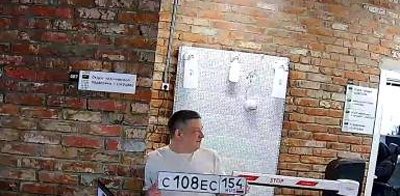
#> input picture tests/fixtures/plate_crop.jpg, 400 x 196 px
$ python -i plate_finder.py   (imports and definitions only)   (older library calls are emulated)
#> lines starting #> are read from the running program, lines starting #| are printed output that depends on the picture
#> further down, picture is the input picture: shape (196, 400, 3); mean B, G, R 112.8, 121, 137.3
### services/preprocess.py
from __future__ import annotations


# [37 lines left out: functions pad_box, clahe_bgr, not called in this run]


def clahe_gray(gray):
    """CLAHE на сером канале — только для поиска рамки, не для OCR."""
    import cv2

    clahe = cv2.createCLAHE(clipLimit=2.5, tileGridSize=(8, 8))
    return clahe.apply(gray)


def gray_plate_masks(gray, blur):
    """Ч/б-маски для детекции рамки: Otsu, CLAHE+порог, градиенты."""
    import cv2

    enhanced = clahe_gray(blur)
    _, otsu = cv2.threshold(enhanced, 0, 255, cv2.THRESH_BINARY + cv2.THRESH_OTSU)
    _, otsu_inv = cv2.threshold(enhanced, 0, 255, cv2.THRESH_BINARY_INV + cv2.THRESH_OTSU)
    masks = [otsu, otsu_inv]

    local = cv2.adaptiveThreshold(
        enhanced, 255, cv2.ADAPTIVE_THRESH_GAUSSIAN_C, cv2.THRESH_BINARY, 21, -5
    )
    masks.append(local)
    masks.append(cv2.threshold(blur, 155, 255, cv2.THRESH_BINARY)[1])

    grad_y = cv2.Sobel(enhanced, cv2.CV_16S, 0, 1, ksize=3)
    grad_y = cv2.convertScaleAbs(grad_y)
    _, gy_mask = cv2.threshold(grad_y, 30, 255, cv2.THRESH_BINARY)
    masks.append(gy_mask)

    masks.append(cv2.Canny(enhanced, 40, 120))
    return masks


# [6 lines left out: function sharpen, not called in this run]


def upscale_min_height(frame, min_height: int = 96):
    import cv2

    height, width = frame.shape[:2]
    if height >= min_height:
        return frame
    scale = min_height / height
    return cv2.resize(
        frame,
        (max(1, int(width * scale)), min_height),
        interpolation=cv2.INTER_CUBIC,
    )


def add_ocr_border(
    crop,
    *,
    left: int = 14,
    right: int = 6,
    top: int = 4,
    bottom: int = 4,
):
    """Небольшой отступ вокруг кропа — первая буква не обрезается на краю кадра OCR."""
    import cv2

    if crop is None or crop.size == 0:
        return crop
    if left <= 0 and right <= 0 and top <= 0 and bottom <= 0:
        return crop
    return cv2.copyMakeBorder(
        crop,
        top,
        bottom,
        left,
        right,
        cv2.BORDER_REPLICATE,
    )


def prepare_plate_crop(crop, min_width: int = 480, min_height: int = 100):
    """Увеличить мелкий кроп перед OCR."""
    import cv2

    if crop is None or crop.size == 0:
        return crop
    scaled = upscale_min_height(crop, min_height)
    height, width = scaled.shape[:2]
    if width < min_width:
        scale = min_width / max(1, width)
        scaled = cv2.resize(
            scaled,
            (min_width, max(1, int(height * scale))),
            interpolation=cv2.INTER_CUBIC,
        )
    return add_ocr_border(scaled)


def _order_quad_points(points):
    """Упорядочить 4 угла: tl, tr, br, bl (Nomeroff: выравнивание перспективы)."""
    import numpy as np

    pts = np.array(points, dtype=np.float32).reshape(4, 2)
    s = pts.sum(axis=1)
    diff = np.diff(pts, axis=1).reshape(-1)
    tl = pts[np.argmin(s)]
    br = pts[np.argmax(s)]
    tr = pts[np.argmin(diff)]
    bl = pts[np.argmax(diff)]
    return np.array([tl, tr, br, bl], dtype=np.float32)


def warp_quad_plate(frame, contour, target_ratio: float = 4.6):
    """Перспективное выравнивание четырёхугольника номера перед OCR."""
    import cv2
    import numpy as np

    if frame is None or frame.size == 0 or contour is None:
        return None

    peri = cv2.arcLength(contour, True)
    approx = cv2.approxPolyDP(contour, 0.04 * peri, True)
    if len(approx) == 4:
        src = _order_quad_points(approx.reshape(4, 2))
    else:
        rect = cv2.minAreaRect(contour)
        src = _order_quad_points(cv2.boxPoints(rect))

    width_a = np.linalg.norm(src[0] - src[1])
    width_b = np.linalg.norm(src[2] - src[3])
    height_a = np.linalg.norm(src[0] - src[3])
    height_b = np.linalg.norm(src[1] - src[2])
    max_w = max(width_a, width_b)
    max_h = max(height_a, height_b)
    if max_w < 12 or max_h < 6:
        return None

    if max_w / max(max_h, 1) < target_ratio * 0.55:
        max_w, max_h = max_h, max_w
        src = np.array([src[0], src[3], src[2], src[1]], dtype=np.float32)

    # Чуть расширить левый край — перспектива иначе срезает первый символ.
    expand = max(2.0, max_w * 0.07)
    left_vec_top = src[0] - src[1]
    left_vec_bot = src[3] - src[2]
    for vec, idx in ((left_vec_top, 0), (left_vec_bot, 3)):
        norm = float(np.linalg.norm(vec))
        if norm > 1e-3:
            src[idx] = src[idx] + (vec / norm) * expand

    out_w = max(120, int(max_w))
    out_h = max(26, int(out_w / target_ratio))
    dst = np.array([[0, 0], [out_w - 1, 0], [out_w - 1, out_h - 1], [0, out_h - 1]], dtype=np.float32)
    matrix = cv2.getPerspectiveTransform(src, dst)
    warped = cv2.warpPerspective(frame, matrix, (out_w, out_h))
    if warped.size == 0:
        return None
    return warped


# [11 lines left out: function ocr_variants, not called in this run]

### services/plate_finder.py
from __future__ import annotations

from services.preprocess import gray_plate_masks, prepare_plate_crop, warp_quad_plate

# Приоритетные зоны поиска: верхний центр (камера над воротами), центр, весь кадр.
_SEARCH_REGIONS = (
    (0.10, 0.55, 0.22, 0.78),  # верхний центр — номер на стенде / шлагбауме
    (0.18, 0.82, 0.15, 0.85),  # центральная полоса
    (0.00, 1.00, 0.00, 1.00),  # весь кадр
)
# Узкие окна под типичный размер ГРЗ в кадре (руки / стенд).
_PRESET_PLATE_WINDOWS = (
    (0.20, 0.36, 0.38, 0.68),  # верхний центр — номер на стенде
    (0.45, 0.62, 0.30, 0.66),  # центр — номер в руках
    (0.48, 0.58, 0.34, 0.60),  # ещё уже
)
# Когда кадр уже обрезан по ROI — ищем по всей зоне и её подокнам.
_ROI_SEARCH_REGIONS = ((0.00, 1.00, 0.00, 1.00),)
_ROI_PRESET_PLATE_WINDOWS = (
    (0.00, 0.38, 0.08, 0.92),  # верх ROI — номер на стенде
    (0.05, 0.50, 0.15, 0.85),  # верх ROI — шире
    (0.00, 1.00, 0.00, 1.00),  # вся ROI
    (0.35, 0.95, 0.20, 0.80),  # низ ROI — номер в руках
)


def find_plate_crops(frame, max_crops: int = 4, *, roi_limited: bool = False) -> list:
    """Поиск ГРЗ: маски (Nomeroff) → контуры → перспектива → кроп для OCR."""
#> called with max_crops = 4, roi_limited = False
    import cv2

    if frame is None or frame.size == 0:
        return []

    height, width = frame.shape[:2]
#> height = 196; width = 400
    candidates: list[tuple[float, tuple[int, int, int, int], object | None]] = []
    search_regions = _ROI_SEARCH_REGIONS if roi_limited else _SEARCH_REGIONS
    preset_windows = _ROI_PRESET_PLATE_WINDOWS if roi_limited else _PRESET_PLATE_WINDOWS

    for y0, y1, x0, x1 in search_regions:
        roi_y1, roi_y2 = int(height * y0), int(height * y1)
        roi_x1, roi_x2 = int(width * x0), int(width * x1)
        roi = frame[roi_y1:roi_y2, roi_x1:roi_x2]
        if roi.size == 0:
            continue
        zone_bias = _zone_bias(y0, y1, x0, x1)
        for score, box, contour in _find_in_roi(roi, zone_bias):
            left, top, right, bottom = box
            full_box = (left + roi_x1, top + roi_y1, right + roi_x1, bottom + roi_y1)
            full_contour = _shift_contour(contour, roi_x1, roi_y1) if contour is not None else None
            candidates.append((score, full_box, full_contour))
#> this loop made 3 passes
#> pass 1, in find_plate_crops, `roi = frame[roi_y1:roi_y2, roi_x1:roi_x2]`:
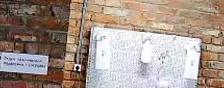
#> roi: shape (88, 224, 3); mean B, G, R 139.8, 149.4, 165
#> pass 1, in _find_in_roi, `gray = cv2.cvtColor(roi, cv2.COLOR_BGR2GRAY)`:
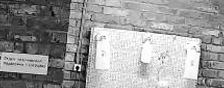
#> gray: shape (88, 224); min 2, max 255, mean 153
#> pass 1, in _find_in_roi, `blur = cv2.GaussianBlur(gray, (5, 5), 0)`:
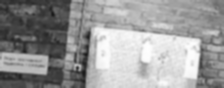
#> blur: shape (88, 224); min 26, max 254, mean 153

    candidates.sort(key=lambda item: item[0], reverse=True)
    crops: list = []
    seen_boxes: set[tuple[int, int, int, int]] = set()

    for y0, y1, x0, x1 in preset_windows:
        left = int(width * x0)
        top = int(height * y0)
        right = int(width * x1)
        bottom = int(height * y1)
        preset = frame[top:bottom, left:right]
        if preset.size == 0:
            continue
        key = (left, top, right, bottom)
        if key in seen_boxes:
            continue
        seen_boxes.add(key)
        crops.append(prepare_plate_crop(preset))
        if len(crops) >= max_crops:
            return crops
#> this loop made 3 passes
#> pass 1, in prepare_plate_crop, `scaled = upscale_min_height(crop, min_height)`:
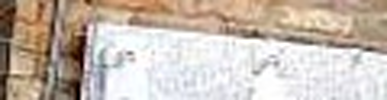
#> scaled: shape (100, 387, 3); mean B, G, R 176, 186.8, 199.6
#> pass 2, in find_plate_crops, `preset = frame[top:bottom, left:right]`:
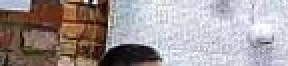
#> preset: shape (33, 144, 3) (shown 2 times larger); mean B, G, R 150.2, 150.2, 159.9

    for _, (x1, y1, x2, y2), contour in candidates:
        box_w = max(1, x2 - x1)
        box_h = max(1, y2 - y1)
        pad_left = int(box_w * 0.22)
        pad_right = int(box_w * 0.10)
        pad_y = int(box_h * 0.18)
        left = max(0, x1 - pad_left)
        top = max(0, y1 - pad_y)
        right = min(width, x2 + pad_right)
        bottom = min(height, y2 + pad_y)
        key = (left, top, right, bottom)
        if key in seen_boxes:
            continue
        seen_boxes.add(key)
        crop = frame[top:bottom, left:right]
        if crop.size == 0:
            continue
        ch, cw = crop.shape[:2]
        if cw / max(ch, 1) < 1.8 or ch < 8:
            continue

        warped = None
        if contour is not None:
            warped = warp_quad_plate(frame, contour)
        if warped is not None and warped.size > 0:
            wh, ww = warped.shape[:2]
            if ww / max(wh, 1) >= 2.0:
                crop = warped

        crop = prepare_plate_crop(crop)
        if any(_same_crop(crop, existing) for existing in crops):
            continue
        crops.append(crop)
        if len(crops) >= max_crops:
            break
#> this loop made 43 passes
#> (x1, y1, x2, y2) on passes 1 to 12: (60, 35, 340, 160), (88, 19, 312, 107), (162, 44, 312, 107), (71, 38, 400, 196), (154, 19, 306, 72), (60, 71, 171, 99), (71, 72, 137, 94), (173, 35, 299, 51), (182, 22, 294, 44), (88, 72, 137, 94), (88, 72, 171, 99), (137, 171, 261, 196)
#> pass 1, in find_plate_crops, `crop = frame[top:bottom, left:right]`:
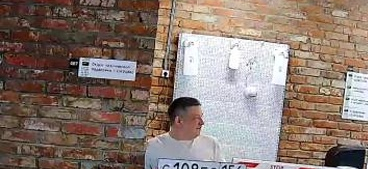
#> crop: shape (169, 368, 3); mean B, G, R 111.6, 120.7, 137.8
#> pass 1, in prepare_plate_crop (call 4), `scaled = upscale_min_height(crop, min_height)`:
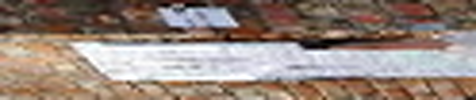
#> scaled: shape (100, 476, 3); mean B, G, R 123.1, 132.6, 149.1
    return crops


def _zone_bias(y0: float, y1: float, x0: float, x1: float) -> float:
    """Выше и ближе к центру — выше приоритет (типичная камера ворот)."""
    cy = (y0 + y1) / 2
    cx = (x0 + x1) / 2
    vertical = 1.0 - min(1.0, cy / 0.55)
    horizontal = 1.0 - min(1.0, abs(cx - 0.5) / 0.5)
    tightness = 1.0 / max(0.35, (y1 - y0) * (x1 - x0))
    return 0.35 + 0.35 * vertical + 0.2 * horizontal + 0.1 * min(1.5, tightness)


def _find_in_roi(
    roi, zone_bias: float = 1.0, *, allow_upscale: bool = True
) -> list[tuple[float, tuple[int, int, int, int], object | None]]:
    import cv2
    import numpy as np

    height, width = roi.shape[:2]
    if height < 32 or width < 32:
        return []

    min_area = width * height * 0.00035
    max_area = width * height * 0.45
    candidates: list[tuple[float, tuple[int, int, int, int], object | None]] = []

    gray = cv2.cvtColor(roi, cv2.COLOR_BGR2GRAY)
    blur = cv2.GaussianBlur(gray, (5, 5), 0)

    masks = _build_masks(roi, gray, blur)
    rect_kernel = cv2.getStructuringElement(cv2.MORPH_RECT, (9, 3))
    thin_kernel = cv2.getStructuringElement(cv2.MORPH_RECT, (5, 2))

    for mask in masks:
        for kernel, iters in ((rect_kernel, 2), (thin_kernel, 1)):
            closed = cv2.morphologyEx(mask, cv2.MORPH_CLOSE, kernel, iterations=iters)
            closed = cv2.morphologyEx(closed, cv2.MORPH_OPEN, thin_kernel, iterations=1)
            contours, _ = cv2.findContours(closed, cv2.RETR_LIST, cv2.CHAIN_APPROX_SIMPLE)
            for contour in contours:
                scored = _score_contour(contour, roi, gray, width, height, min_area, max_area)
                if scored is None:
                    continue
                score, box = scored
                score *= zone_bias
                candidates.append((score, box, contour))

    # Дополнительный проход на увеличенном ROI для мелких номеров (Habr: bbox вместо маски).
    if allow_upscale and height < 280 and width < 400:
        scaled = cv2.resize(roi, (width * 2, height * 2), interpolation=cv2.INTER_CUBIC)
        for score, box, contour in _find_in_roi(scaled, zone_bias * 0.92, allow_upscale=False):
            x1, y1, x2, y2 = box
            half_contour = _scale_contour(contour, 0.5) if contour is not None else None
            candidates.append((score * 0.95, (x1 // 2, y1 // 2, x2 // 2, y2 // 2), half_contour))

    candidates.sort(key=lambda item: item[0], reverse=True)
    deduped: list[tuple[float, tuple[int, int, int, int], object | None]] = []
    for score, box, contour in candidates:
        if any(_iou(box, existing) > 0.55 for _, existing, _ in deduped):
            continue
        deduped.append((score, box, contour))
    return deduped


def _build_masks(roi, gray, blur):
    import cv2

    hsv = cv2.cvtColor(roi, cv2.COLOR_BGR2HSV)
    masks = list(gray_plate_masks(gray, blur))
    masks.extend([
        cv2.inRange(hsv, (0, 0, 160), (180, 70, 255)),
        cv2.inRange(hsv, (0, 0, 140), (180, 50, 255)),
    ])

    # Black-hat: светлая пластина на тёмном фоне (Nomeroff: бинарная маска контура).
    blackhat = cv2.morphologyEx(
        gray, cv2.MORPH_BLACKHAT, cv2.getStructuringElement(cv2.MORPH_RECT, (21, 7))
    )
    _, bh_mask = cv2.threshold(blackhat, 12, 255, cv2.THRESH_BINARY)
    masks.append(bh_mask)

    # Горизонтальные границы символов (smeyanoff/YOLO: рамка как прямоугольник).
    grad_x = cv2.Sobel(blur, cv2.CV_16S, 1, 0, ksize=3)
    grad_x = cv2.convertScaleAbs(grad_x)
    _, edge_mask = cv2.threshold(grad_x, 40, 255, cv2.THRESH_BINARY)
    masks.append(edge_mask)

    canny = cv2.Canny(blur, 50, 150)
    masks.append(canny)

    return masks


def _score_contour(contour, roi, gray, width, height, min_area, max_area):
    import cv2

    area = cv2.contourArea(contour)
    if area < min_area or area > max_area:
        return None

    x, y, bw, bh = cv2.boundingRect(contour)
    if bh < 8 or bw < 20:
        return None

    ratio = bw / max(1, bh)
    if ratio < 2.0 or ratio > 8.5:
        return None

    hull = cv2.convexHull(contour)
    hull_area = max(1.0, cv2.contourArea(hull))
    solidity = area / hull_area
    if solidity < 0.45:
        return None

    rect_area = bw * bh
    extent = area / max(1.0, rect_area)
    if extent < 0.35:
        return None

    peri = cv2.arcLength(contour, True)
    approx = cv2.approxPolyDP(contour, 0.04 * peri, True)
    quad_bonus = 1.15 if len(approx) == 4 else 1.0

    patch = gray[y : y + bh, x : x + bw]
    if patch.size == 0:
        return None
    brightness = float(patch.mean()) / 255.0
    contrast = float(patch.std()) / 64.0
    if brightness < 0.38:
        return None

    cx = x + bw / 2
    cy = y + bh / 2
    center_bias = 1.0 - (
        abs(cx - width / 2) / (width / 2) + abs(cy - height / 2) / (height / 2)
    ) / 2
    wide_bonus = min(1.35, ratio / 3.2)

    score = (
        area
        * (0.45 + 0.55 * max(0.0, center_bias))
        * wide_bonus
        * quad_bonus
        * (0.6 + 0.4 * min(1.0, brightness))
        * (0.7 + 0.3 * min(1.0, contrast))
        * (0.5 + 0.5 * solidity)
    )
    return score, (x, y, x + bw, y + bh)


def _shift_contour(contour, dx: int, dy: int):
    shifted = contour.copy()
    shifted[:, 0, 0] += dx
    shifted[:, 0, 1] += dy
    return shifted


def _scale_contour(contour, factor: float):
    scaled = contour.astype("float32").copy()
    scaled[:, 0, :] *= factor
    return scaled.astype(contour.dtype)


def _iou(a: tuple[int, int, int, int], b: tuple[int, int, int, int]) -> float:
    ax1, ay1, ax2, ay2 = a
    bx1, by1, bx2, by2 = b
    ix1, iy1 = max(ax1, bx1), max(ay1, by1)
    ix2, iy2 = min(ax2, bx2), min(ay2, by2)
    inter = max(0, ix2 - ix1) * max(0, iy2 - iy1)
    if inter <= 0:
        return 0.0
    union = (ax2 - ax1) * (ay2 - ay1) + (bx2 - bx1) * (by2 - by1) - inter
    return inter / max(1, union)


def _same_crop(a, b, tol: float = 0.2) -> bool:
    ha, wa = a.shape[:2]
    hb, wb = b.shape[:2]
    if abs(wa - wb) / max(wa, 1) > tol or abs(ha - hb) / max(ha, 1) > tol:
        return False
    return abs(wa * ha - wb * hb) / max(wa * ha, 1) < tol

>>> import cv2
>>> picture = cv2.imread('../tests/fixtures/plate_crop.jpg')
>>> result = find_plate_crops(picture)
